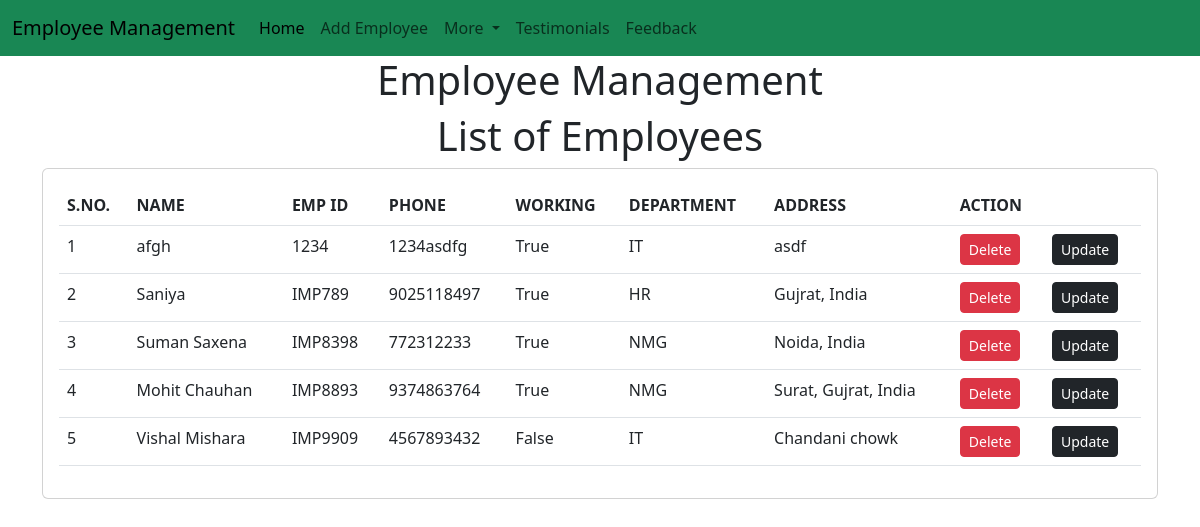
The page /emp/home/ on the database its author committed.
### employeemgmtapp/models.py (models this page shows, shortened)
class Employee (models.Model):
    name = models.CharField(max_length=200)
    empId = models.CharField(max_length=200)
    phone = models.CharField(max_length=10)
    email = models.CharField(max_length=50)
    address=models.CharField(max_length=200)
    working= models.BooleanField(default=True)
    department = models.CharField(max_length=15)

### employeemgmtapp/views.py (the view)
# urls.py: path('home/', emp_home),
def emp_home(request):
    emps = Employee.objects.all()
    return render (request, "emp/home.html", {
        'emps' : emps
    })

### templates/emp/home.html (shortened to what this page needs)
<!doctype html>
<html lang="en">
  <head>
    <link href="https://cdn.jsdelivr.net/npm/bootstrap@5.3.0/dist/css/bootstrap.min.css" rel="stylesheet">
  </head>
  <body>
    {% include 'emp/navbar.html' %}
    <h1 class="text-center">Employee Management</h1>
    <h1 class="text-center">List of Employees</h1>
    <div class="container">
        <div class="row">
            <div class="col-md-12">
                <div class="card">
                    <div class="card-body">
                        <table class="table">
                            <thead>
                                <tr>
                                    <th>S.NO.</th>
                                    <th>NAME</th>
                                    <th>EMP ID</th>
                                    <th>PHONE</th>
                                    <th>WORKING</th>
                                    <th>DEPARTMENT</th>
                                    <th>ADDRESS</th>
                                    <th >ACTION</th>
                                    <th></th>
                                </tr>
                                </thead>
                                <tbody>
                                    {% for e in emps %}
                                    <tr>
                                        <td>{{forloop.counter}}</td>
                                        <td>{{e.name}}</td>
                                        <td>{{e.empId}}</td>
                                        <td>{{e.phone}}</td>
                                        <td>{{e.working}}</td>
                                        <td>{{e.department}}</td>
                                        <td>{{e.address}}</td>
                                        <td><a href="/emp/delete_emp/{{e.id}}" class="btn btn-danger btn-sm">Delete</button></td>
                                        <td><a href="/emp/update_emp/{{e.id}}" class="btn btn-dark btn-sm">Update</button></td>
                                    </tr>
                                    {% endfor %}
                                </tbody>
                        </table>
                    </div>
                </div>
            </div>
        </div>
    </div>
  </body>
</html>

### templates/emp/navbar.html (shortened to what this page needs)
<nav class="navbar navbar-expand-lg bg-success">
    <div class="container-fluid">
      <a class="navbar-brand" href="#">Employee Management</a>
      <div class="collapse navbar-collapse" id="navbarSupportedContent">
        <ul class="navbar-nav me-auto mb-2 mb-lg-0">
          <li class="nav-item">
            <a class="nav-link active" aria-current="page" href="/emp/home/">Home</a>
          </li>
          <li class="nav-item">
            <a class="nav-link" href="/emp/addemp/">Add Employee</a>
          </li>
          <li class="nav-item dropdown">
            <a class="nav-link dropdown-toggle" href="#" role="button" data-bs-toggle="dropdown" aria-expanded="false">
              More
            </a>
          </li>
          <li class="nav-item">
            <a class="nav-link" href="/emp/testimonials/">Testimonials</a>
          </li>
          <li class="nav-item">
            <a class="nav-link" href="/emp/feedback/">Feedback</a>
          </li>
        </ul>
      </div>
    </div>
  </nav>

### rows shown on the page
Employee: name "afgh", empId "1234", phone "1234asdfg", working "True", department "IT", address "asdf"
Employee: name "Saniya", empId "IMP789", phone "9025118497", working "True", department "HR", address "Gujrat, India"
Employee: name "Suman Saxena", empId "IMP8398", phone "772312233", working "True", department "NMG", address "Noida, India"
Employee: name "Mohit Chauhan", empId "IMP8893", phone "9374863764", working "True", department "NMG", address "Surat, Gujrat, India"
Employee: name "Vishal Mishara", empId "IMP9909", phone "4567893432", working "False", department "IT", address "Chandani chowk"
